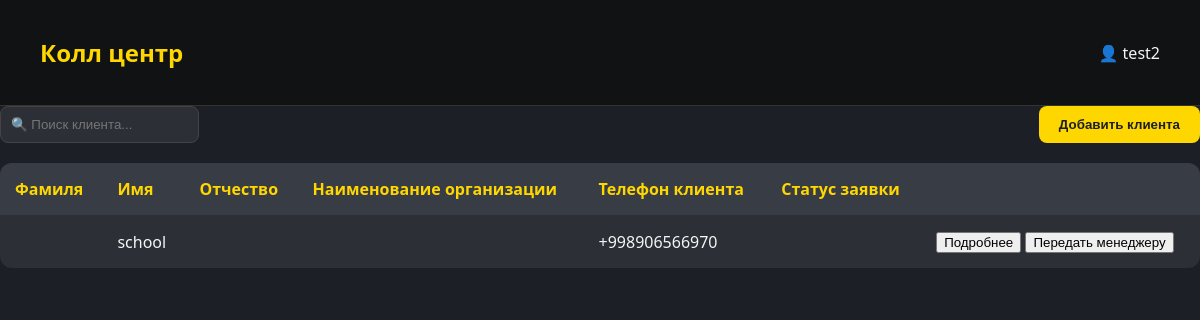
The app's page /call_center/ (signed in), older data.
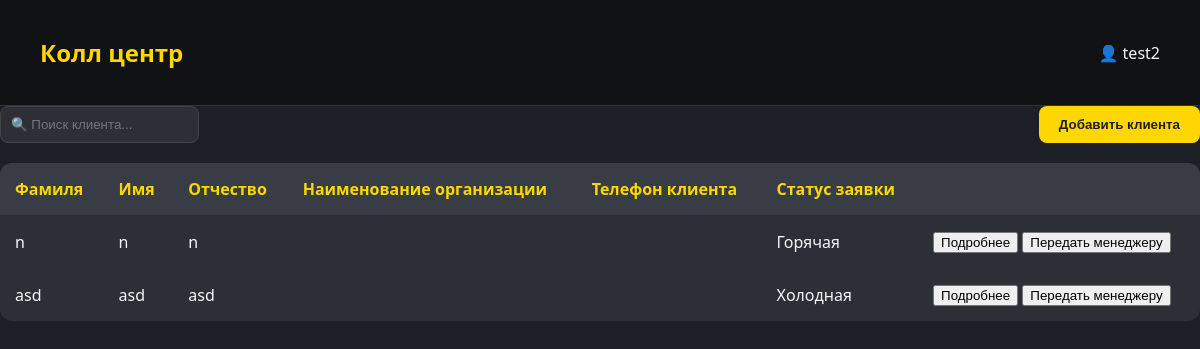
The same page, newer data.
### backend/models.py (models this page shows, shortened)
class Orders(models.Model):
    Stage_CHOICES = [
        ("marketing", "Соц. маркетинг"),
        ("call_center", "Колл-центр"),
        ("manager", "Менеджер"),
        ("design", "Проектирование"),
        ("technologist", "Технолог"),
        ("manager_2", "Менеджер_2"),
        ("accounting", "Бухгалтерия"),
        ("warehouse", "Склад"),
        ("manufacturing", "Производство"),
        ("accounting_2", "Бухгалтерия_2"),
        ("delivery", "Доставка"),
        ("installation", "Установка"),
        ("quality_control", "Контроль качества"),
        ("finished", "Завершён"),
        ("archive", "Архив"),
        ("failed", "fail")
    ]
    Stage_pod_CHOICES = [
        ("rezka", "Резка"),
        ("svarka", "Сварка"),
        ("fill", "Покраска"),
        ("print", "Печать"),
        ('sborka',"Сборка"),
        ('ready','Готово')
    ]
    vstrecha_choice = [
        ("viezd", "Выезд"),
        ("priezd", "Приезд"),
    ]
    zayavki_choice = [
        ("hot", "Горячая"),
        ("cool", "Холодная"),
    ]
    client=models.ForeignKey(Clients, on_delete=models.CASCADE, related_name='clients_order',null=True)
    call_center = models.ForeignKey(
        'Profile', on_delete=models.CASCADE, related_name='call_center_profile', verbose_name="Профиль",blank=True,null=True
    )
    order_name=models.CharField(max_length=100,null=True)
    vstrecha=models.CharField(max_length=20, choices=vstrecha_choice,null=True)
    zayavki = models.CharField(max_length=20, choices=zayavki_choice, null=True)
    order_sum=models.DecimalField(max_digits=10, decimal_places=2,default=0)
    order_predoplata=models.DecimalField(max_digits=10, decimal_places=2,default=0)
    description=models.TextField()
    description_design = models.TextField()
    check_design=models.BooleanField(default=False)
    catigories = models.CharField(max_length=50)
    razmer=models.CharField(max_length=50)
    latitude = models.FloatField(blank=True, null=True, default=0)
    longitude = models.FloatField(blank=True, null=True, default=0)
    tz=models.FileField(blank=True, upload_to='pictures/')
    design=models.FileField(blank=True, upload_to='pictures/')
    stage = models.CharField(max_length=20, choices=Stage_CHOICES,default='manager')
    add_order=models.DateField(null=True)
    complete_order=models.DateField(null=True)
    rezka=models.BooleanField(default=False)
    svarka=models.BooleanField(default=False)
    fill=models.BooleanField(default=False)
    print=models.BooleanField(default=False)
    sborka = models.BooleanField(default=False)
    stage_pod=models.CharField(max_length=20, choices=Stage_pod_CHOICES,default="rezka")
    payment_data=models.DateField(null=True)
    complete_date=models.DateField(null=True)
    fail_date = models.DateField(null=True)
    by_who_fail=models.CharField(max_length=50,null=True,blank=True)
    fail=models.CharField(max_length=255,null=True)
    full_pay=models.BooleanField(default=False)

class Social_clients(models.Model):
    profile = models.ForeignKey(
        'Profile', on_delete=models.CASCADE, related_name='social_client', verbose_name="Профиль"
    )
    client_name=models.CharField(max_length=100)
    phone=PhoneNumberField(null=True, blank=True, default=None)
    comment=models.CharField(max_length=255,null=True, blank=True, default=None)
    order=models.OneToOneField("Orders", on_delete=models.CASCADE, related_name='marketing',null=True)

class Clients(models.Model):
    Social_CHOICES = [
        ("social", "Социальные сети"),
        ("cold_calls", "Холодные звонки"),
        ("word_of_mouth", "Сарафанное радио"),
    ]
    CLIENT_TYPE_CHOICES = [
        ('INDIVIDUAL', 'Физическое лицо'),
        ('LEGAL_ENTITY', 'Юридическое лицо'),
    ]
    social = models.CharField(max_length=20, choices=Social_CHOICES)
    client_type = models.CharField(
        max_length=20,
        choices=CLIENT_TYPE_CHOICES,
    )
    phone = PhoneNumberField()
    created_at = models.DateField(auto_now_add=True,null=True)
    name = models.CharField(max_length=200, null=True, blank=True, default=None)
    lastname = models.CharField(max_length=200, null=True, blank=True, default=None)
    middle_name = models.CharField(max_length=200, null=True, blank=True, default=None)
    adress = models.CharField(max_length=200, null=True, blank=True, default=None)
    company_name=models.CharField(max_length=200, null=True, blank=True, default=None)
    inn = models.CharField(max_length=12,null=True, blank=True, default=None)
    account=models.IntegerField(blank=True,null=True,default=None)
    mfo = models.IntegerField(blank=True, null=True, default=None)
    active=models.BooleanField(default=False)

### backend/views.py (the view, shortened to what this page needs)
# urls.py: path('call_center/',views.Call_center.as_view(),name='call_center'),
class Call_center(LoginRequiredMixin,TemplateView):
   template_name = 'call_center.html'
   login_url = reverse_lazy('login')
   def get_context_data(self, *, object_list=None, **kwargs):
      context = super().get_context_data(**kwargs)
      context['order']=Orders.objects.filter(stage='call_center').order_by('-id')
      return context

### backend/templates/call_center.html (shortened to what this page needs)
{% if request.user.profile.approve %}
<!DOCTYPE html>
<html lang="ru">
<head>
</head>
<body>
  <header>
    <h1 onclick="window.location.href='{% url 'dashboard' %}'" style="cursor: pointer;">Колл центр</h1>
    <div>👤 {{request.user.profile.name}}</div>
  </header>
    <div class="top-bar">
     <form action="" method="GET">
      <input type="text" name="search"  id="clientSearchInput" placeholder="🔍 Поиск клиента...">
       </form>
        <button onclick="window.location.href='{% url 'call_center_add' %}'">Добавить клиента</button>
    </div>
     <div id="individual-fields">
    <table id="clientTable">
      <thead>
        <tr>
          <th>Фамиля</th>
          <th>Имя</th>
          <th>Отчество</th>
          <th>Наименование организации</th>
          <th>Телефон клиента</th>
          <th>Статус заявки</th>
          <th></th>
        </tr>
      </thead>
      {% for item in order %}
      <tbody>
        <tr>
          <td>{{item.client.lastname|default:""}}</td>
          {% if item.client.name %}
          <td>{{item.client.name|default:""}}</td>
          {% else %}
          <td>{{item.marketing.client_name|default:""}}</td>
          {% endif %}
           <td>{{item.client.middle_name|default:""}}</td>
           <td>{{item.client.company_name|default:""}}</td>
           <td>
             {% if item.client.phone %}
             {{item.client.phone|default:""}}
             {% else %}
             {{ item.marketing.phone|default:"" }}
             {% endif %}
           </td>
           <td>{{item.get_zayavki_display|default:""}}</td>
            <td><div>
                <button onclick="window.location.href='{% url 'call_cente_detail' item.pk %}'">Подробнее</button>
              {% if item.stage == 'call_center'%}
                <button onclick="openPopup({{item.pk}})">Передать менеджеру</button>
              {% endif %}
            </div></td>
        </tr>
      </tbody>
      {% endfor %}
       </table>
      </div>
</body>
</html>
{% else %}
{% include 'waiting.html' %}
{% endif %}

Row changes from the older to the newer data that the page shows:
no longer on this page (row edited): Orders: marketing.client_name "school", marketing.phone "+998906566970"
added Orders: client.lastname "n", client.name "n", client.middle_name "n", zayavki "Горячая"
added Orders: client.lastname "asd", client.name "asd", client.middle_name "asd", zayavki "Холодная"
